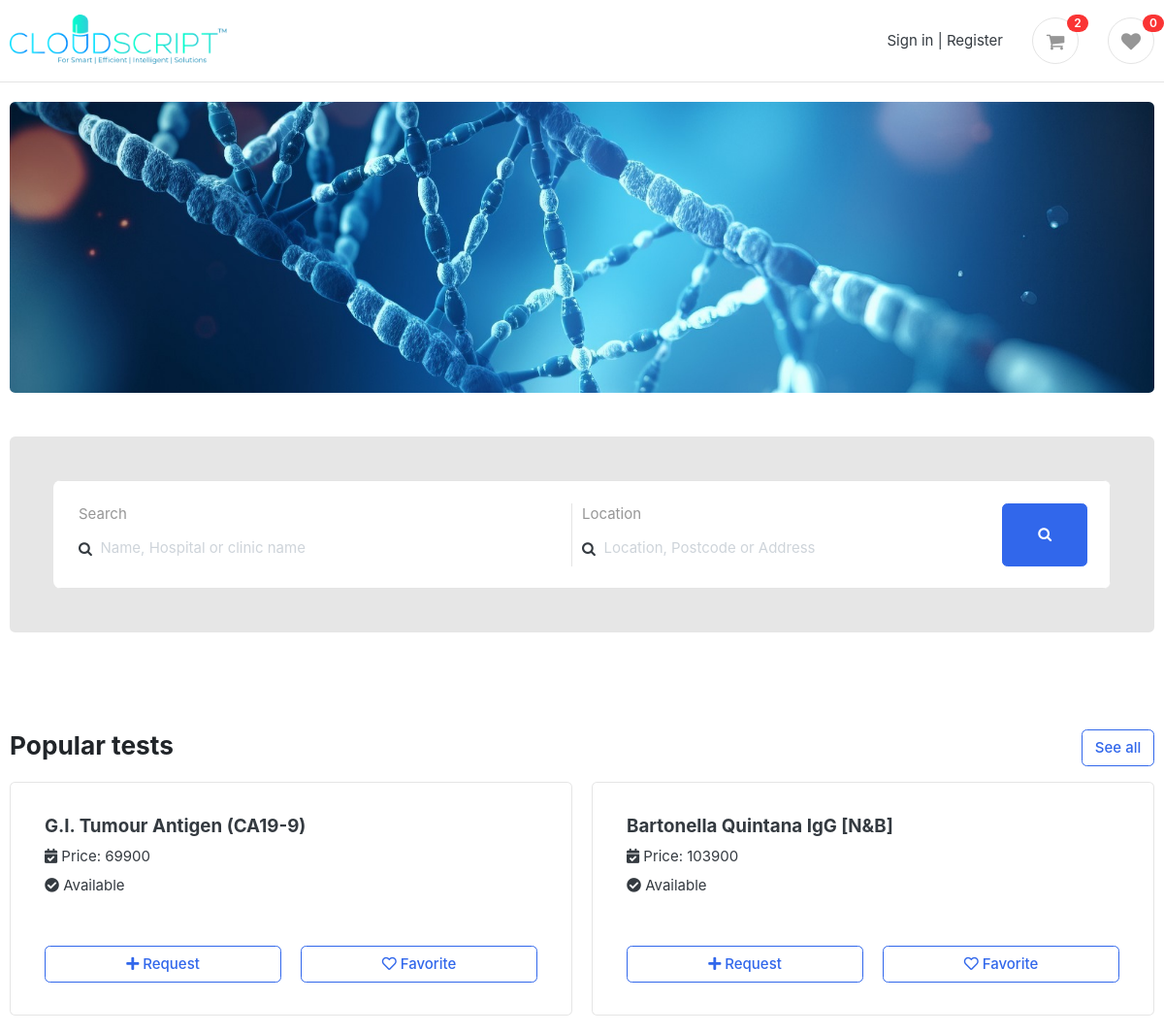
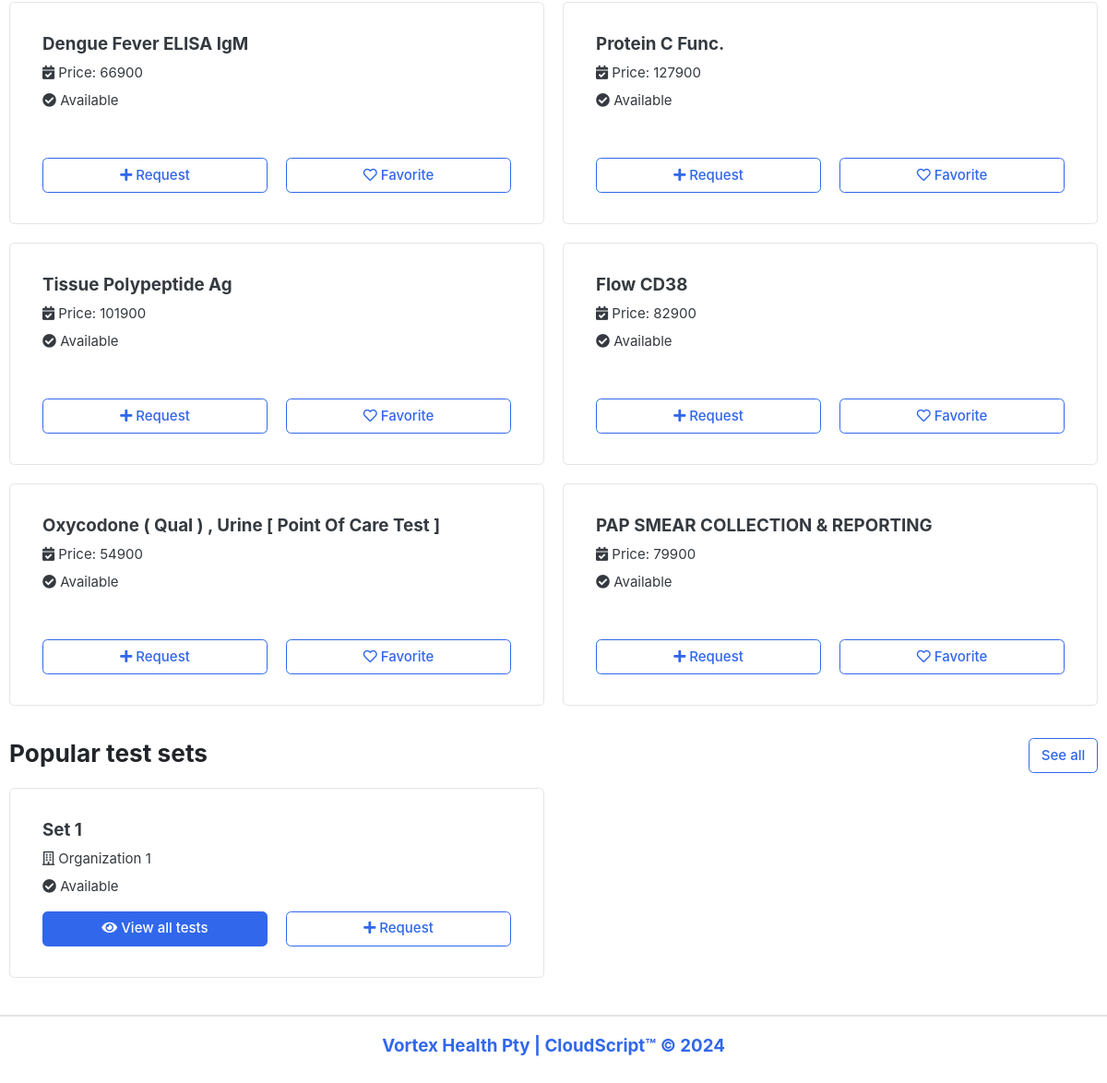
The page / on the database its author committed (2 pictures, top to bottom).
### main/models.py (models this page shows, shortened)
class Test(models.Model):
    organization = models.ForeignKey(Organization, on_delete=models.CASCADE)
    name = models.CharField(max_length=100)
    billing_code = models.CharField(max_length=100)
    tz_std_tariff = models.IntegerField(default=0)
    sample_type = models.CharField(max_length=100)
    tat = models.CharField(max_length=100)
    tat_unit = models.CharField(max_length=100)
    available = models.BooleanField(default=True)
    created_at = models.DateTimeField(auto_now_add=True)
    updated_at = models.DateTimeField(auto_now=True)

class TestSet(models.Model):
    organization = models.ForeignKey(Organization, on_delete=models.CASCADE)
    name = models.CharField(max_length=100)
    description = models.TextField(blank=True, null=True)
    tests = models.ManyToManyField(Test, related_name='tests')
    available = models.BooleanField(default=True)
    created_at = models.DateTimeField(auto_now_add=True)
    updated_at = models.DateTimeField(auto_now=True)

class Organization(models.Model):
    name = models.CharField(max_length=100)
    description = models.TextField()
    admin = models.ForeignKey(User, on_delete=models.CASCADE)
    members = models.ManyToManyField(User, related_name='members')
    created_at = models.DateTimeField(auto_now_add=True)
    updated_at = models.DateTimeField(auto_now=True)

### main/views.py (the view)
# urls.py: path("", views.home, name="home"),
def home(request):
    tests = Test.objects.all().order_by('?')[:8]
    test_sets = TestSet.objects.all().order_by('?')[:8]
    context = {
        'tests': tests,
        'test_sets': test_sets
    }
    return render(request, "main/home.html", context)

### main/context_processors.py (called while the page is built)
def orgs(request):
    orgs = Organization.objects.all()[:50]
    return {'orgs': orgs}

### templates/main/home.html (shortened to what this page needs)
{% extends "include/base.html" %}
{% load static %}
{% block content %}
    <section class="section-intro padding-y-sm">
        <div class="container">
            <div class="intro-banner-wrap">
                <img src="{% static 'images/banners/image-1.jpeg' %}" class="rounded"
                     style="height: 300px; width: 100%; object-fit: cover">
            </div>
            <div class="p-5 rounded my-5" style="background-color: rgb(230,230,230)" >
                <form action="{% url 'search' %}" class=" search bg-white" method="get" style="overflow: hidden;  border-radius: 8px">
                    <div class="row border rounded p-4 center-x relative" >
                        <div class="d-flex flex-column pl-4 col-6 border-right">
                            <label for="query-input" class="text-muted">Search</label>
                            <div class="relative">
                                <i class="fa fa-search absolute center-y"></i>
                                <input class="form-control px-4" style="border: none !important;" type="text" list="suggestions" id="query-input" name="query" placeholder="Name, Hospital or clinic name">
                            </div>
                        </div>
                        <div class="d-flex flex-column col-5">
                            <label for="location" class="text-muted">Location</label>
                            <div class="relative">
                                <i class="fa fa-search absolute center-y"></i>
                                <input class="form-control px-4" style="border: none !important;" name="location" type="text" id="location" placeholder="Location, Postcode or Address">
                            </div>
                        </div>
                        <button class="col-1 btn btn-primary" type="submit"><i class="fa fa-search"></i> </button>
                    </div>
                </form>
            </div>
        </div>
    </section>
    <section class="section-name padding-y-sm">
        <div class="container">
            <header class="section-heading">
                <a href="{% url "all_tests" %}" class="btn btn-outline-primary float-right">See all</a>
                <h3 class="section-title">Popular tests</h3>
            </header>
            <div class="row">
                {% for test in tests %}
                    {% include "components/test.html" %}
                {% endfor %}
            </div>
            <header class="section-heading">
                <a href="{% url "all_test_sets" %}" class="btn btn-outline-primary float-right">See all</a>
                <h3 class="section-title">Popular test sets</h3>
            </header>
            <div class="row">
                {% for set in test_sets %}
                    {% include "components/test_set.html" %}
                {% endfor %}
            </div>
        </div>
    </section>
{% endblock content %}

### templates/components/test.html (shortened to what this page needs)
<div class="col-md-6">
        <div class="card p-3 card-product-grid">
            <figcaption class="info-wrap h-100">
                <div style="min-height: 120px">
                    <h5 class="title"> {{ test.name }} </h5>
                    <div class=" mt-2">
                        <i class="fas fa-calendar-check"></i>
                        Price: {{ test.tz_std_tariff }}
                    </div>
                    <div class=" mt-2">
                        {% if test.available %}
                            <i class="fas fa-check-circle"></i>
                            Available
                        {% else %}
                            <i class="fas fa-times-circle"></i>
                            Not available
                        {% endif %}
                    </div>
                </div>
                <div class="row align-items-center mt-3">
                    <a class="col-md-6" href="{% url "add_request" test.id %}">
                        <button class="btn btn-outline-primary w-100">
                            <i class="fas fa-plus"></i>
                            Request</button>
                    </a>
                    <a class="col-md-6" href="{% url "favorite_add" test.id %}">
                        <button class="btn btn-outline-primary w-100">
                            <i class="far fa-heart"></i>
                            Favorite</button>
                    </a>
                </div>
            </figcaption>
        </div>
</div>

### templates/components/test_set.html (shortened to what this page needs)
<div class="col-md-6">
        <div class="card p-3 card-product-grid">
            <figcaption class="info-wrap">
                <h5 class="title"> {{ set.name }} </h5>
                <div>
                    <i class="far fa-building"></i> {{ set.organization.name }}
                </div>
                <div class=" mt-2">
                    {% if set.available %}
                        <i class="fas fa-check-circle"></i>
                        Available
                    {% else %}
                        <i class="fas fa-times-circle"></i>
                        Not available
                    {% endif %}
                </div>
                <div class="row align-items-center mt-3">
                    <a class="col-md-6" href="{% url "test_sets" set.id %}">
                        <button class="btn btn-primary w-100">
                            <i class="fas fa-eye"></i>
                            View all tests</button>
                    </a>
                    <a class="col-md-6 " href="{% url "set_add_to_cart" set.id %}">
                        <button class="btn btn-outline-primary w-100">
                            <i class="fas fa-plus"></i>
                            Request</button>
                    </a>
                </div>
            </figcaption>
        </div>
</div>

### static/css/ui.css (style rules this page uses)
html { font-family: "Inter", sans-serif; font-size: 15px; }
.center-y { top: 50%; position: absolute; transform: translateY(-50%); }
.center-x { left: 50%; position: absolute; transform: translateX(-50%); }
.padding-y-sm { padding-top: 20px; padding-bottom: 20px; }
.relative { position: relative; }
.absolute { position: absolute; }
.bg-white { background-color: #fff; }
.section-heading { margin-bottom: 20px; margin-top: 15px; }
.section-title { color: #212529; }
.card-product-grid { margin-bottom: 20px; }
.card-product-grid .info-wrap { overflow: hidden; padding: 18px 20px; }

### rows shown on the page
Test: name "G.I. Tumour Antigen (CA19-9)", tz_std_tariff "69900", available True (drawn)
Test: name "Bartonella Quintana IgG [N&B]", tz_std_tariff "103900", available True (drawn)
Test: name "Dengue Fever ELISA IgM", tz_std_tariff "66900", available True (drawn)
Test: name "Protein C Func.", tz_std_tariff "127900", available True (drawn)
Test: name "Tissue Polypeptide Ag", tz_std_tariff "101900", available True (drawn)
Test: name "Flow CD38", tz_std_tariff "82900", available True (drawn)
Test: name "Oxycodone ( Qual ) , Urine [ Point Of Care Test ]", tz_std_tariff "54900", available True (drawn)
Test: name "PAP SMEAR COLLECTION & REPORTING", tz_std_tariff "79900", available True (drawn)
TestSet: name "Set 1", organization.name "Organization 1", available True (drawn)

### other values the page prints
{{ request_count }} "2"
{{ favorite_count }} "0"
